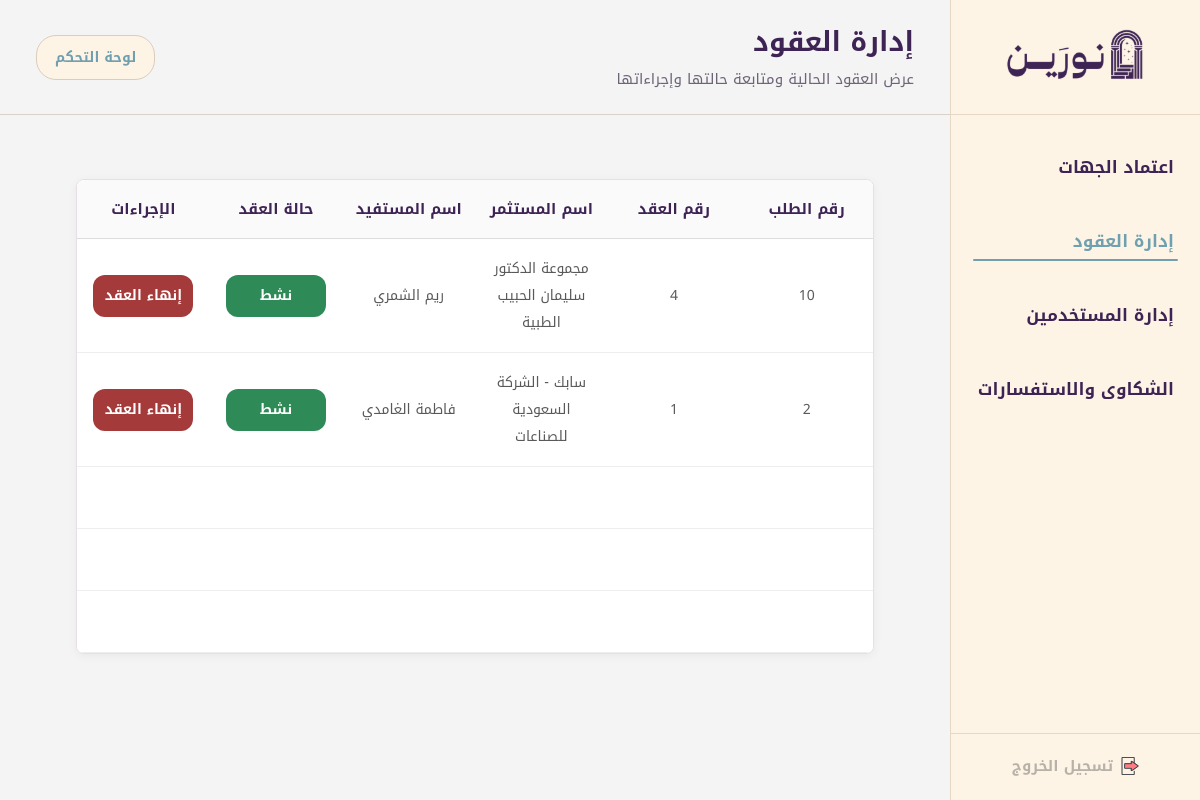
Before: /Admin3_Contracts.php with the older database file.
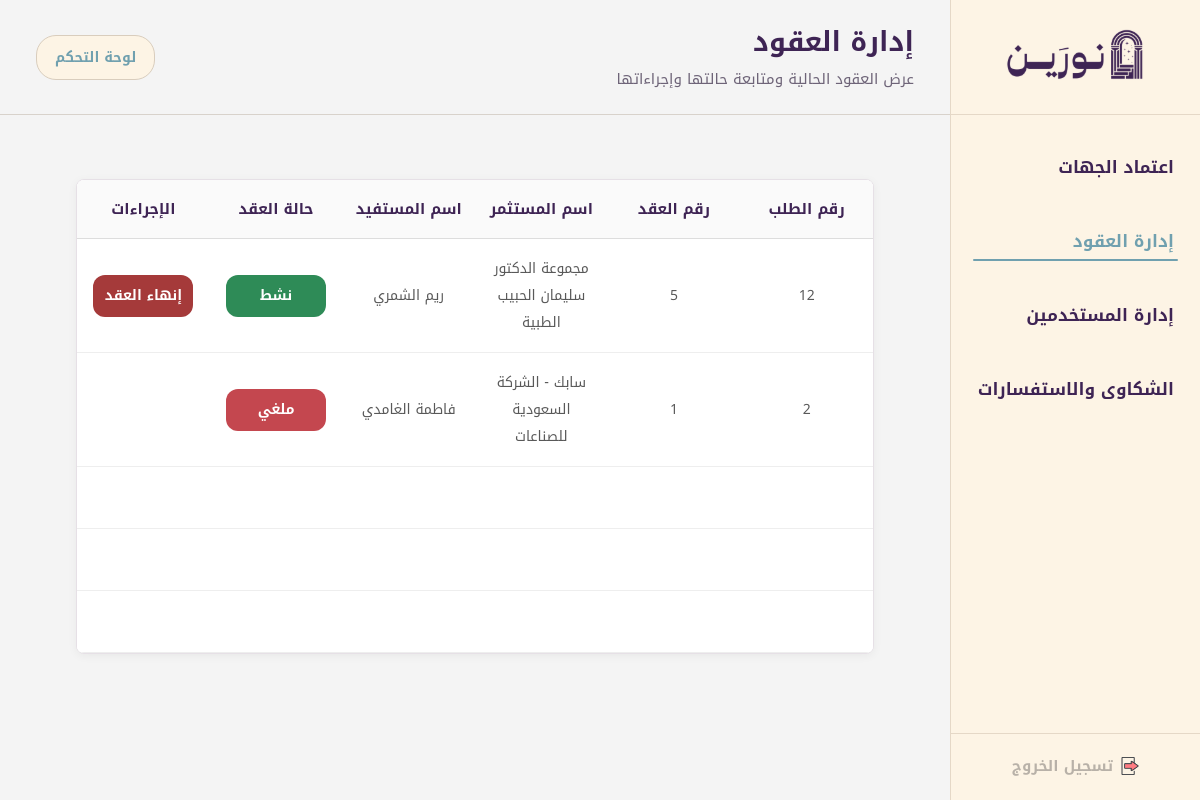
After: the same page with the newer database file.
### tables this page shows
CREATE TABLE `e_contract` (
  `contract_id` int(11) NOT NULL,
  `request_id` int(11) NOT NULL,
  `payments_count` int(11) NOT NULL,
  `funding_duration` int(11) NOT NULL,
  `ctr_status` enum('نشط','ملغي','منتهي') NOT NULL,
  `terms` text NOT NULL,
  `amount` decimal(10,2) NOT NULL,
  `approval_status` enum('انتظار الموافقة','تمت الموافقة') DEFAULT 'انتظار الموافقة'
);

CREATE TABLE `investor` (
  `inv_id` int(11) NOT NULL,
  `ccr_number` varchar(255) NOT NULL,
  `email` varchar(255) NOT NULL,
  `inv_number` varchar(11) NOT NULL,
  `inv_name` varchar(255) NOT NULL,
  `password` varchar(255) NOT NULL,
  `approval_status` enum('بانتظار المراجعة','معتمد','مرفوض') NOT NULL DEFAULT 'بانتظار المراجعة',
  `account_status` enum('نشط','محظور') NOT NULL DEFAULT 'نشط'
);

### Admin3_Contracts.php (the view, shortened to what this page needs)
<?php
$con = mysqli_connect("localhost","root","","noreen");
mysqli_set_charset($con,"utf8mb4");
$sql = "
SELECT
    c.contract_id,
    c.ctr_status,
    c.request_id,
    i.inv_name,
CONCAT(b.f_name,' ',b.l_name) AS beneficiary_name
FROM e_contract c
JOIN scholarship_requests r ON c.request_id = r.request_id
JOIN beneficiary b ON r.bnf_id = b.bnf_id
JOIN scholarship_opps s ON r.scholarship_id = s.scholarship_id
JOIN investor i ON s.inv_id = i.inv_id
ORDER BY c.contract_id DESC
";
$result = mysqli_query($con,$sql);
?>
<!DOCTYPE html>
<html lang="ar" dir="rtl">
<head>
<link rel="stylesheet" href="CSS_AdminLayout.css?v=3">
</head>
<body>
<div class="layout">
  <aside class="sidebar">
    <div class="sidebar-top">
      <div class="sidebar-logo">
        <img src="شعار نورين بنفسجي.svg" alt="شعار نورين">
      </div>
      <ul class="sidebar-menu">
        <li><a href="Admin2_EntitiesApproval.php">اعتماد الجهات</a></li>
        <li><a href="Admin3_Contracts.php" class="active">إدارة العقود</a></li>
        <li><a href="Admin4_UsersManage.php">إدارة المستخدمين</a></li>
        <li><a href="Admin5_Complaints.php">الشكاوى والاستفسارات</a></li>
      </ul>
    </div>
    <div class="sidebar-bottom">
      <form action="logout.php" method="post">
        <button type="submit" class="logout-btn">
          <img src="ايقونة تسجيل الخروج.png" class="logout-icon" alt="خروج">
          تسجيل الخروج
        </button>
      </form>
    </div>
  </aside>
  <div class="main-content">
    <header class="header">
      <div class="page-heading">
        <div class="page-title">إدارة العقود</div>
        <div class="page-description">عرض العقود الحالية ومتابعة حالتها وإجراءاتها</div>
      </div>
      <div class="header-left">
        <a href="Admin1_profile.php" class="profile-btn">لوحة التحكم</a>
      </div>
    </header>
    <div class="page">
      <div class="page-wrapper">
        <div class="table-box">
          <table>
            <thead>
              <tr>
                <th>رقم الطلب</th>
                <th>رقم العقد</th>
                <th>اسم المستثمر</th>
                <th>اسم المستفيد</th>
                <th>حالة العقد</th>
                <th>الإجراءات</th>
              </tr>
            </thead>
   <tbody>
<?php while($row = mysqli_fetch_assoc($result)) {
$status = $row['ctr_status'];
$class = "status-active";
if($status == "ملغي"){
    $class = "status-cancel";
} elseif($status == "منتهي"){
    $class = "status-ended";
}
?>
<tr>
  <td><?= $row['request_id'] ?></td>
  <td><?= $row['contract_id'] ?></td>
  <td><?= $row['inv_name'] ?></td>
  <td><?= $row['beneficiary_name'] ?></td>
  <td>
    <span class="status <?= $class ?>">
      <?= $status ?>
    </span>
  </td>
  <td>
    <?php if($status != 'ملغي' && $status != 'منتهي'){ ?>
    <form method="POST" class="cancel-form">
      <button type="button" class="btn btn-delete open-confirm">إنهاء العقد</button>
    </form>
    <?php } else { ?>
    <?php } ?>
  </td>
</tr>
<?php } ?>
<tr class="empty-row"><td colspan="6"></td></tr>
<tr class="empty-row"><td colspan="6"></td></tr>
<tr class="empty-row"><td colspan="6"></td></tr>
</tbody>
          </table>
        </div>
      </div>
    </div>
  </div>
</div>
</body>
</html>

Changed rows visible on the page:
removed e_contract: request "10", contract_id "4", investor.inv_name "مجموعة الدكتور سليمان الحبيب الطبية", beneficiary_name "ريم الشمري", ctr_status "نشط"
added e_contract: request "12", contract_id "5", investor.inv_name "مجموعة الدكتور سليمان الحبيب الطبية", beneficiary_name "ريم الشمري", ctr_status "نشط"
changed e_contract "سابك - الشركة السعودية للصناعات": ctr_status "نشط" → "ملغي"; no longer shows "إنهاء العقد"
